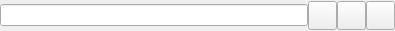
<?xml version="1.0" encoding="UTF-8"?>
<ui version="4.0">
 <class>CWebSearchWidget</class>
 <widget class="QWidget" name="CWebSearchWidget">
  <property name="geometry">
   <rect>
    <x>0</x>
    <y>0</y>
    <width>395</width>
    <height>31</height>
   </rect>
  </property>
  <property name="windowTitle">
   <string/>
  </property>
  <layout class="QGridLayout" name="gridLayout">
   <property name="leftMargin">
    <number>0</number>
   </property>
   <property name="topMargin">
    <number>0</number>
   </property>
   <property name="rightMargin">
    <number>0</number>
   </property>
   <property name="bottomMargin">
    <number>0</number>
   </property>
   <property name="spacing">
    <number>0</number>
   </property>
   <item row="0" column="0">
    <layout class="QHBoxLayout" name="layout_hor">
     <item>
      <widget class="QLineEdit" name="edt_pattern"/>
     </item>
     <item>
      <widget class="QPushButton" name="btn_find_next">
       <property name="minimumSize">
        <size>
         <width>29</width>
         <height>29</height>
        </size>
       </property>
       <property name="maximumSize">
        <size>
         <width>29</width>
         <height>29</height>
        </size>
       </property>
       <property name="toolTip">
        <string>Find next object</string>
       </property>
       <property name="text">
        <string/>
       </property>
       <property name="icon">
        <iconset resource="resources/liboaf_gui.qrc">
         <normaloff>:/icons/arrow_down.png</normaloff>:/icons/arrow_down.png</iconset>
       </property>
      </widget>
     </item>
     <item>
      <widget class="QPushButton" name="btn_find_prev">
       <property name="minimumSize">
        <size>
         <width>29</width>
         <height>29</height>
        </size>
       </property>
       <property name="maximumSize">
        <size>
         <width>29</width>
         <height>29</height>
        </size>
       </property>
       <property name="toolTip">
        <string>Find previous object</string>
       </property>
       <property name="text">
        <string/>
       </property>
       <property name="icon">
        <iconset resource="resources/liboaf_gui.qrc">
         <normaloff>:/icons/arrow_up.png</normaloff>:/icons/arrow_up.png</iconset>
       </property>
      </widget>
     </item>
     <item>
      <widget class="QPushButton" name="btn_close">
       <property name="minimumSize">
        <size>
         <width>29</width>
         <height>29</height>
        </size>
       </property>
       <property name="maximumSize">
        <size>
         <width>29</width>
         <height>29</height>
        </size>
       </property>
       <property name="toolTip">
        <string>Close the search panel</string>
       </property>
       <property name="text">
        <string/>
       </property>
       <property name="icon">
        <iconset resource="resources/liboaf_gui.qrc">
         <normaloff>:/icons/cross.png</normaloff>:/icons/cross.png</iconset>
       </property>
      </widget>
     </item>
    </layout>
   </item>
  </layout>
 </widget>
 <tabstops>
  <tabstop>edt_pattern</tabstop>
  <tabstop>btn_find_prev</tabstop>
 </tabstops>
 <resources>
  <include location="resources/liboaf_gui.qrc"/>
 </resources>
 <connections/>
</ui>
